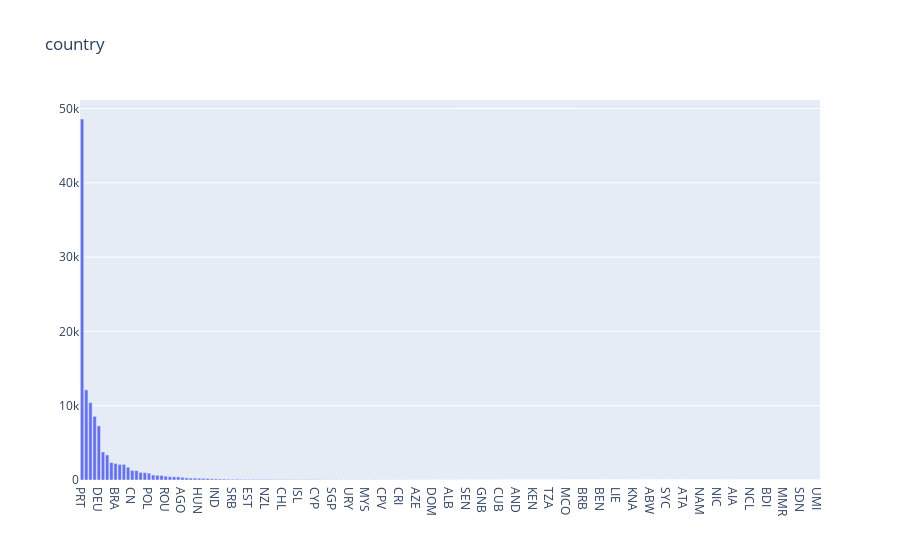

Here is the notebook cell this chart was saved with:
### Code cell
trace = go.Bar(x = df['country'].value_counts().index,
               y = df['country'].value_counts(),
               name = 'Country')
layout = go.Layout(title = 'country',
         legend = dict(orientation = 'h'))

data = [trace]
fig = go.Figure(data,layout)
iplot(fig)

### Figure 1 — Plotly figure (JSON) as saved in the notebook; plotly's stock layout.template omitted (floating-point values rounded to 4 significant figures; data arrays with more than 128 entries replaced by an {"elided": "..."} marker saying what was removed)
{"data": [{"name": "Country", "type": "bar", "x": {"elided": "177 str values"}, "y": {"elided": "177 int values"}}], "layout": {"autosize": true, "legend": {"orientation": "h"}, "title": {"text": "country"}, "xaxis": {"autorange": true, "range": [-0.5, 176.5], "type": "category"}, "yaxis": {"autorange": true, "range": [0, 51150.0], "type": "linear"}}}
